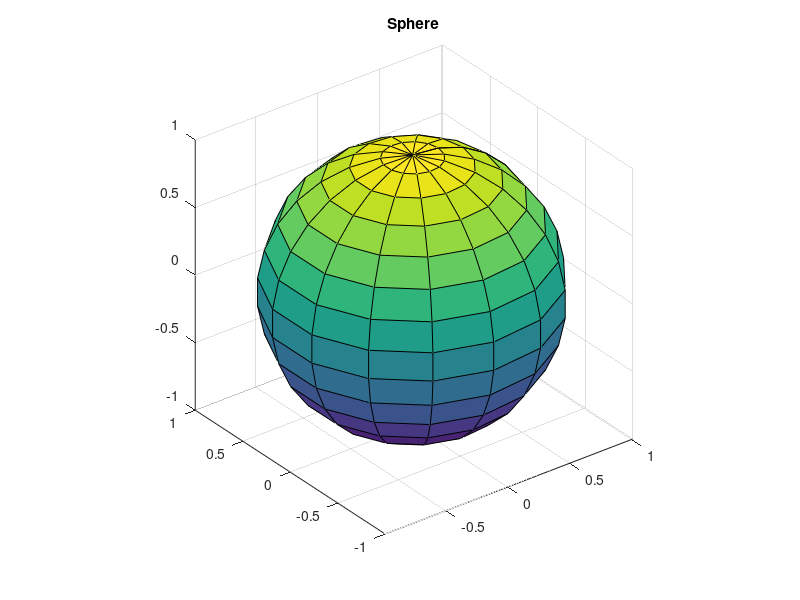

Write MATLAB code to recreate this figure.
% ======================================================================= %
% Generate sphere plot.
% ======================================================================= %
clc; clear; close all;

[X, Y, Z] = sphere(15);

surf(X, Y, Z);
title('Sphere');
axis equal;
